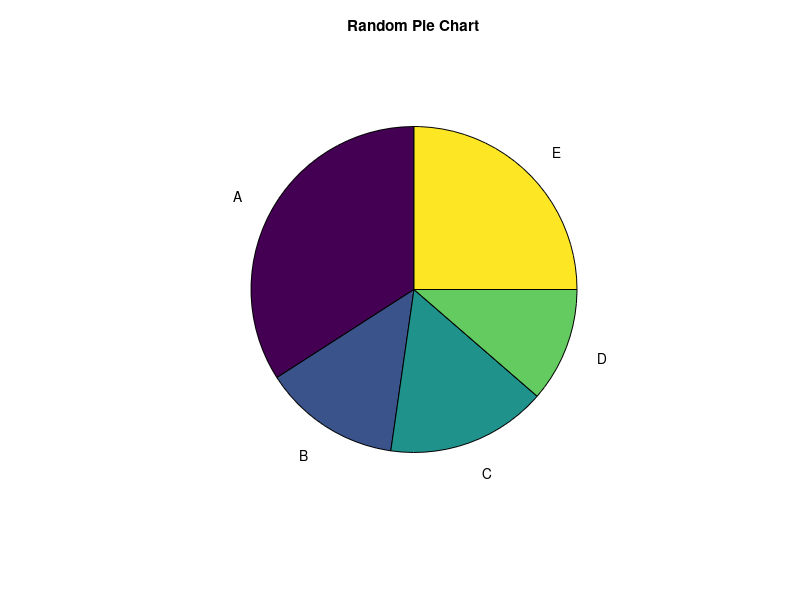

MATLAB code for this plot:
% Day 044: Random Pie Chart
values = randi(20, 1, 5);
labels = {'A', 'B', 'C', 'D', 'E'};
pie(values, labels);
title('Random Pie Chart');
